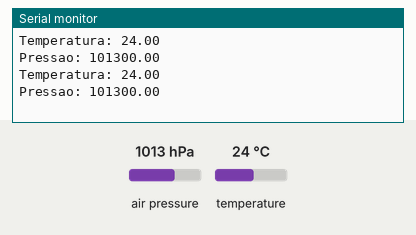
The sketch below on a simulated Arduino Uno, built with avr-gcc and run on an emulated ATmega328P. Shown: the last lines printed to the serial monitor. The inputs (shaded band) are chosen by the test bench; at power-on: air pressure 1013 hPa, temperature 24 °C.

Above: at 2.8 s.
2.9 s: air pressure set to 952 hPa
At 4.6 s:
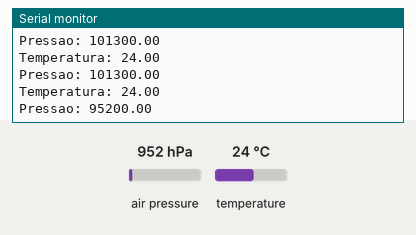
5.6 s: temperature set to 12 °C
At 7.5 s:
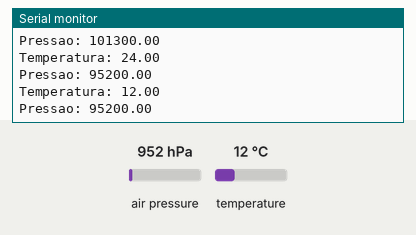
8.3 s: air pressure set to 975 hPa
At 10.8 s:
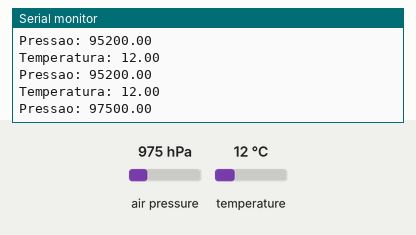
Timing chart, 0 to 12.3 s (numbered marks = the images above; inputs shaded):
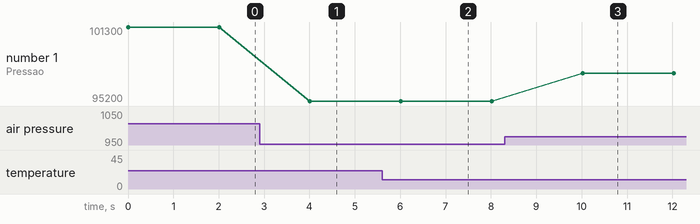

The sketch:

02_BMP_280.ino
```cpp
//SCL porta 22 (clock)
//SDA porta 21 (transmissão)

#include<Adafruit_BMP280.h> // Inclui biblioteca do sensor

// Instância do objeto responsável pela leitura de temperatura e pressão
Adafruit_BMP280 bmp;

// Declara as variáveis que irão armazenar os valores de temperatura e pressão respectivamente
float temperatura;
float pressao;

void setup() {
  Serial.begin(115200);

  // Inicia as leituras, para tanto é necessário especificar o endereço I2C que o sensor irá empregar
  bmp.begin(0x76);
}

void loop() {
  // Realiza a leitura de temperatura e pressão em intervalos de 2 segundos
  temperatura = bmp.readTemperature();
  pressao = bmp.readPressure();

  // Exibe os dados coletados a partir da comunicação serial
  Serial.print("Temperatura: ");
  Serial.println(temperatura);
  Serial.print("Pressao: ");
  Serial.println(pressao);

  delay(2000);
}
```

Measured:
- after the input at 2.9 s, the serial monitor: prints a new line after 1.1 s (image 1)
- after the input at 5.6 s, the serial monitor: prints a new line after 0.41 s (image 2)
- after the input at 8.3 s, the serial monitor: prints a new line after 1.7 s (image 3)
- plotted number 1: 101300 → 95200 after the input at 2.9 s, 95200 → 97500 after the input at 8.3 s
